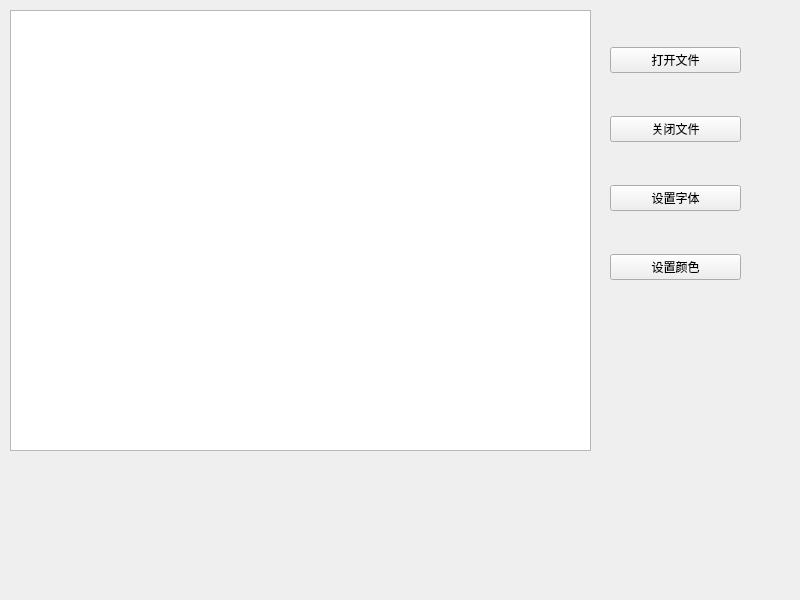
<?xml version="1.0" encoding="UTF-8"?>
<ui version="4.0">
 <class>fileWidget</class>
 <widget class="QWidget" name="fileWidget">
  <property name="geometry">
   <rect>
    <x>0</x>
    <y>0</y>
    <width>800</width>
    <height>600</height>
   </rect>
  </property>
  <property name="windowTitle">
   <string>fileWidget</string>
  </property>
  <widget class="QTextEdit" name="textEdit">
   <property name="geometry">
    <rect>
     <x>10</x>
     <y>10</y>
     <width>581</width>
     <height>441</height>
    </rect>
   </property>
  </widget>
  <widget class="QWidget" name="">
   <property name="geometry">
    <rect>
     <x>610</x>
     <y>10</y>
     <width>131</width>
     <height>311</height>
    </rect>
   </property>
   <layout class="QVBoxLayout" name="verticalLayout">
    <item>
     <widget class="QPushButton" name="btn_open">
      <property name="text">
       <string>打开文件</string>
      </property>
     </widget>
    </item>
    <item>
     <widget class="QPushButton" name="btn_close">
      <property name="text">
       <string>关闭文件</string>
      </property>
     </widget>
    </item>
    <item>
     <widget class="QPushButton" name="btn_setfont">
      <property name="text">
       <string>设置字体</string>
      </property>
     </widget>
    </item>
    <item>
     <widget class="QPushButton" name="btn_setcolor">
      <property name="text">
       <string>设置颜色</string>
      </property>
     </widget>
    </item>
   </layout>
  </widget>
 </widget>
 <resources/>
 <connections/>
</ui>
